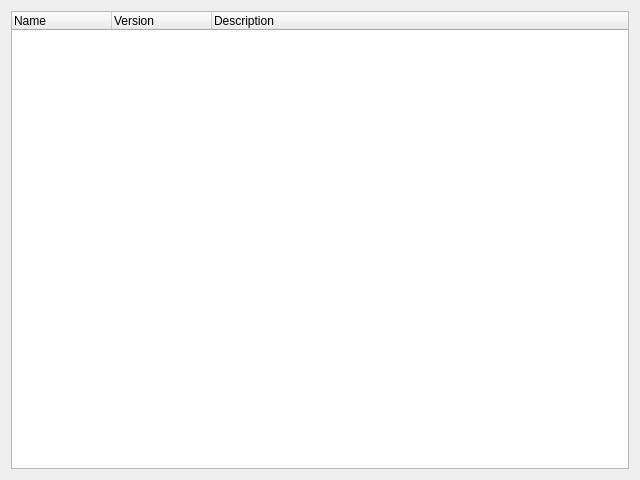
<?xml version="1.0" encoding="UTF-8"?>
<ui version="4.0">
 <class>ImageSelectionPage</class>
 <widget class="QWidget" name="ImageSelectionPage">
  <property name="geometry">
   <rect><x>0</x><y>0</y><width>640</width><height>480</height></rect>
  </property>
  <layout class="QVBoxLayout" name="verticalLayout">
   <item>
    <widget class="QTreeWidget" name="treeWidget">
     <property name="columnCount">
      <number>3</number>
     </property>
     <column>
      <property name="text">
       <string>Name</string>
      </property>
     </column>
     <column>
      <property name="text">
       <string>Version</string>
      </property>
     </column>
     <column>
      <property name="text">
       <string>Description</string>
      </property>
     </column>
     <property name="rootIsDecorated">
      <bool>false</bool>
     </property>
     <property name="uniformRowHeights">
      <bool>true</bool>
     </property>
    </widget>
   </item>
  </layout>
 </widget>
 <resources/>
 <connections/>
</ui>
